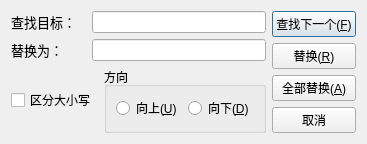
<?xml version="1.0" encoding="UTF-8"?>
<ui version="4.0">
 <class>ReplaceDialog</class>
 <widget class="QDialog" name="ReplaceDialog">
  <property name="geometry">
   <rect>
    <x>0</x>
    <y>0</y>
    <width>367</width>
    <height>142</height>
   </rect>
  </property>
  <property name="maximumSize">
   <size>
    <width>367</width>
    <height>142</height>
   </size>
  </property>
  <property name="windowTitle">
   <string>替换</string>
  </property>
  <property name="windowIcon">
   <iconset resource="icons.qrc">
    <normaloff>:/new/images/img/replace.png</normaloff>:/new/images/img/replace.png</iconset>
  </property>
  <layout class="QGridLayout" name="gridLayout_2">
   <item row="0" column="0">
    <layout class="QVBoxLayout" name="verticalLayout_2">
     <item>
      <layout class="QHBoxLayout" name="horizontalLayout">
       <item>
        <widget class="QLabel" name="labelSearch">
         <property name="sizePolicy">
          <sizepolicy hsizetype="Fixed" vsizetype="Preferred">
           <horstretch>0</horstretch>
           <verstretch>0</verstretch>
          </sizepolicy>
         </property>
         <property name="minimumSize">
          <size>
           <width>75</width>
           <height>0</height>
          </size>
         </property>
         <property name="maximumSize">
          <size>
           <width>100</width>
           <height>16777215</height>
          </size>
         </property>
         <property name="font">
          <font>
           <pointsize>10</pointsize>
          </font>
         </property>
         <property name="text">
          <string>查找目标：</string>
         </property>
        </widget>
       </item>
       <item>
        <widget class="QLineEdit" name="searchEdit"/>
       </item>
      </layout>
     </item>
     <item>
      <layout class="QHBoxLayout" name="horizontalLayout_2">
       <item>
        <widget class="QLabel" name="labelTarget">
         <property name="sizePolicy">
          <sizepolicy hsizetype="Fixed" vsizetype="Preferred">
           <horstretch>0</horstretch>
           <verstretch>0</verstretch>
          </sizepolicy>
         </property>
         <property name="minimumSize">
          <size>
           <width>75</width>
           <height>0</height>
          </size>
         </property>
         <property name="maximumSize">
          <size>
           <width>100</width>
           <height>16777215</height>
          </size>
         </property>
         <property name="font">
          <font>
           <pointsize>10</pointsize>
          </font>
         </property>
         <property name="text">
          <string>替换为：</string>
         </property>
        </widget>
       </item>
       <item>
        <widget class="QLineEdit" name="targetEdit"/>
       </item>
      </layout>
     </item>
    </layout>
   </item>
   <item row="0" column="1" rowspan="2">
    <layout class="QVBoxLayout" name="verticalLayout">
     <item>
      <widget class="QPushButton" name="btnNext">
       <property name="styleSheet">
        <string notr="true"/>
       </property>
       <property name="text">
        <string>查找下一个(&amp;F)</string>
       </property>
      </widget>
     </item>
     <item>
      <widget class="QPushButton" name="btnReplace">
       <property name="text">
        <string>替换(&amp;R)</string>
       </property>
      </widget>
     </item>
     <item>
      <widget class="QPushButton" name="btnReplaceAll">
       <property name="text">
        <string>全部替换(&amp;A)</string>
       </property>
      </widget>
     </item>
     <item>
      <widget class="QPushButton" name="btnCancel">
       <property name="text">
        <string>取消</string>
       </property>
      </widget>
     </item>
    </layout>
   </item>
   <item row="1" column="0">
    <layout class="QHBoxLayout" name="horizontalLayout_3">
     <item>
      <widget class="QCheckBox" name="checkBox">
       <property name="text">
        <string>区分大小写</string>
       </property>
      </widget>
     </item>
     <item>
      <widget class="QGroupBox" name="groupBox">
       <property name="title">
        <string>方向</string>
       </property>
       <layout class="QGridLayout" name="gridLayout">
        <item row="0" column="0">
         <widget class="QRadioButton" name="rbUp">
          <property name="text">
           <string>向上(&amp;U)</string>
          </property>
         </widget>
        </item>
        <item row="0" column="1">
         <widget class="QRadioButton" name="rbDown">
          <property name="text">
           <string>向下(&amp;D)</string>
          </property>
         </widget>
        </item>
       </layout>
      </widget>
     </item>
    </layout>
   </item>
  </layout>
 </widget>
 <resources>
  <include location="icons.qrc"/>
 </resources>
 <connections/>
</ui>
